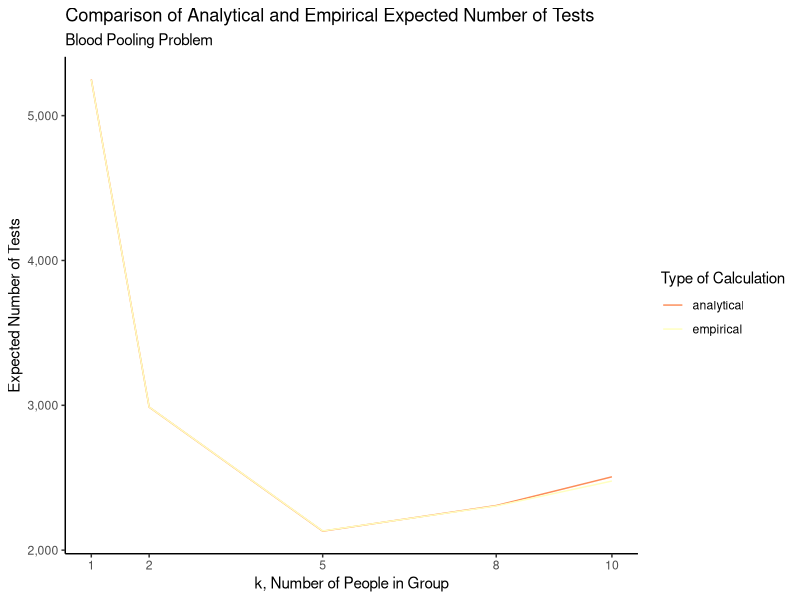
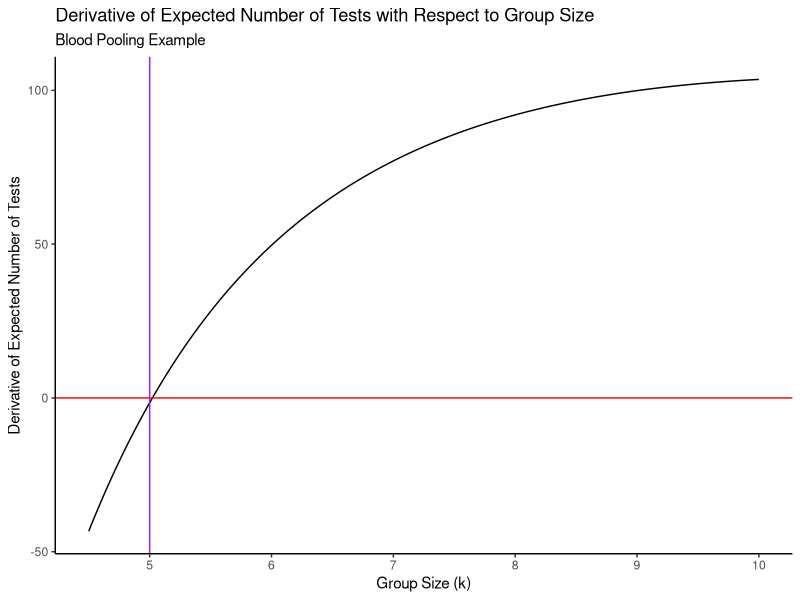

Reproduce these figures in R, in order.
## ---- chunk 1
knitr::opts_chunk$set(echo = TRUE)
## ---- chunk 2
# Load the tidyverse packages
suppressMessages({
  suppressWarnings({
    library(tidyverse)
  })
})
## ---- chunk 3

# Function to perform one experiment
perform_one_experiment_basic <- function(k,N=5000,p=0.05) {
  n <- N / k
  
  # Simulate the population
  popsim <- numeric(N)
  for (i in 1:N) {
    popsim[i] <- rbinom(n = 1,size = 1,prob = p)
  }
  
  # Group them
  groups <- rep(1:n,k)
  
  # Check the disease status of each group
  any_diseased <- numeric(n)
  for (i in 1:N) {
    if (popsim[i] == 1) {
      any_diseased[groups[i]] <- 1
    }
  }
  
  # Count the number of tests performed
  numtests <- 0
  for (i in 1:n) {
    if (any_diseased[i] == 1) {
      numtests <- numtests + (k + 1)
    }
    else {
      numtests <- numtests + 1
    }
  }
  numtests
}

perform_B_experiments_basic <- function(B,k,N=5000,p=0.05) {
  results <- numeric(B)
  for (i in 1:B) {
    results[i] <- perform_one_experiment_basic(k,N,p)
  }
  mean(results)
}



## ---- chunk 4
expected_tests <- function(k,N=5000,p=0.05) {
  n <- N / k
  n + n*k*(1 - (1-p)^k)
}

expected_tests(5)
perform_B_experiments_basic(25,5)

## ---- chunk 5
k_to_do <- c(1,2,5,8,10)
analytical <- numeric()
empirical <- numeric()
for (i in 1:length(k_to_do)) {
  k <- k_to_do[i]
  analytical[i] <- expected_tests(k)
  empirical[i] <- perform_B_experiments_basic(25,k)
}

data_frame(k = k_to_do,
           analytical = analytical,
           empirical = empirical) %>%
  gather(type,value,analytical:empirical) %>%
  ggplot(aes(x = k,y = value,group = type,colour = type)) +
  theme_classic() +
  geom_line() +
  scale_x_continuous(breaks = k_to_do) +
  scale_y_continuous(labels = scales::comma_format()) +
  scale_color_brewer(palette = "Spectral") +
  labs(title = "Comparison of Analytical and Empirical Expected Number of Tests",
       subtitle = "Blood Pooling Problem",
       x = "k, Number of People in Group",
       y = "Expected Number of Tests",
       colour = "Type of Calculation")
## ---- chunk 6
fprime <- function(k,N=5000,p=0.05) N * (log(1/(1-p))*(1-p)^k - 1/k^2)
data_frame(k = seq(4.5,10,by=0.01),
           y = fprime(k)) %>%
  ggplot(aes(x = k,y = y),group = 1) +
  theme_classic() +
  geom_line() +
  geom_hline(yintercept = 0,colour = "red") +
  geom_vline(xintercept = 5,colour = "purple") +
  labs(title = "Derivative of Expected Number of Tests with Respect to Group Size",
       subtitle = "Blood Pooling Example",
       x = "Group Size (k)",
       y = "Derivative of Expected Number of Tests") +
  scale_x_continuous(breaks = 4:10)

